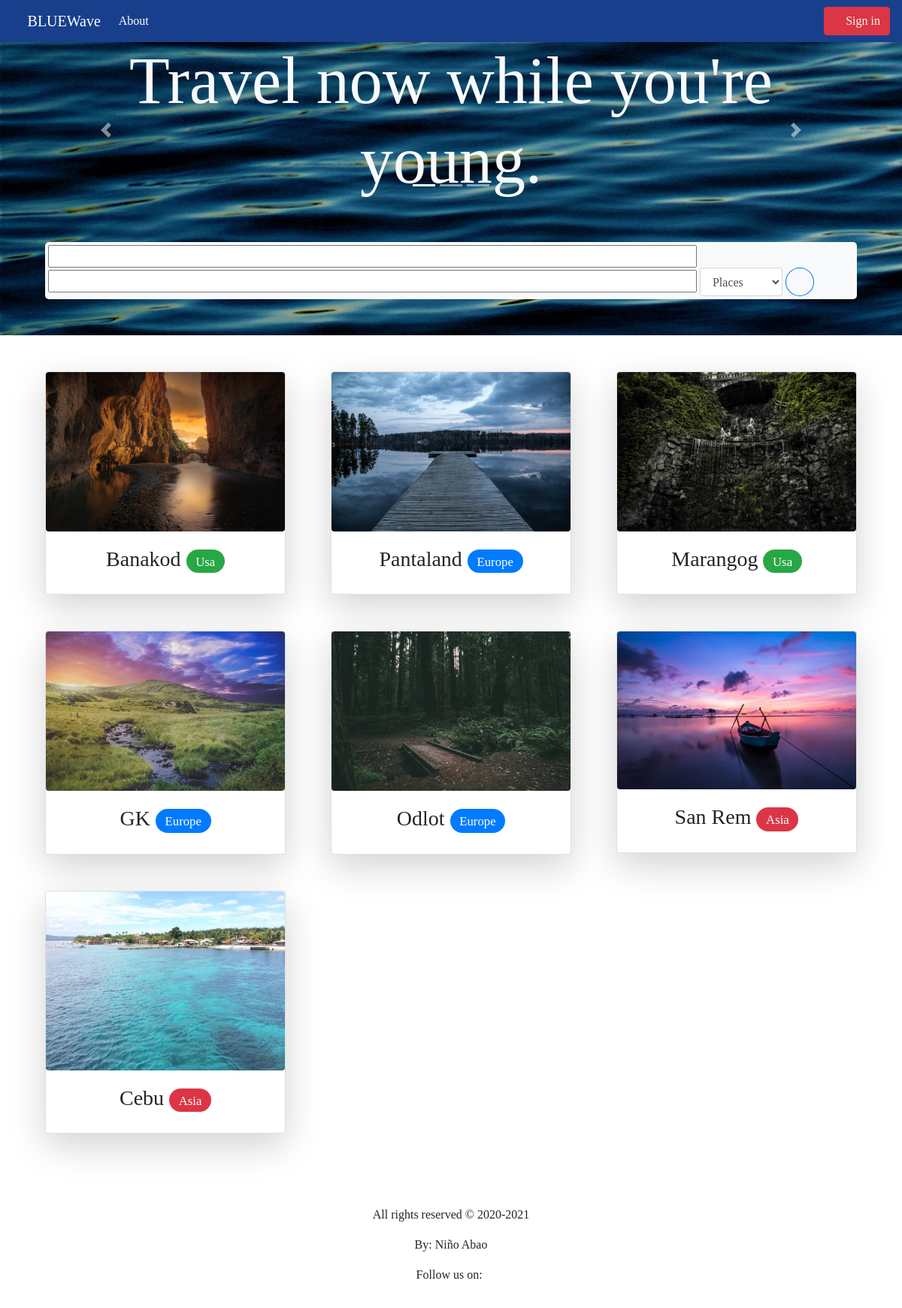
The page /search/ on the database as committed earlier.
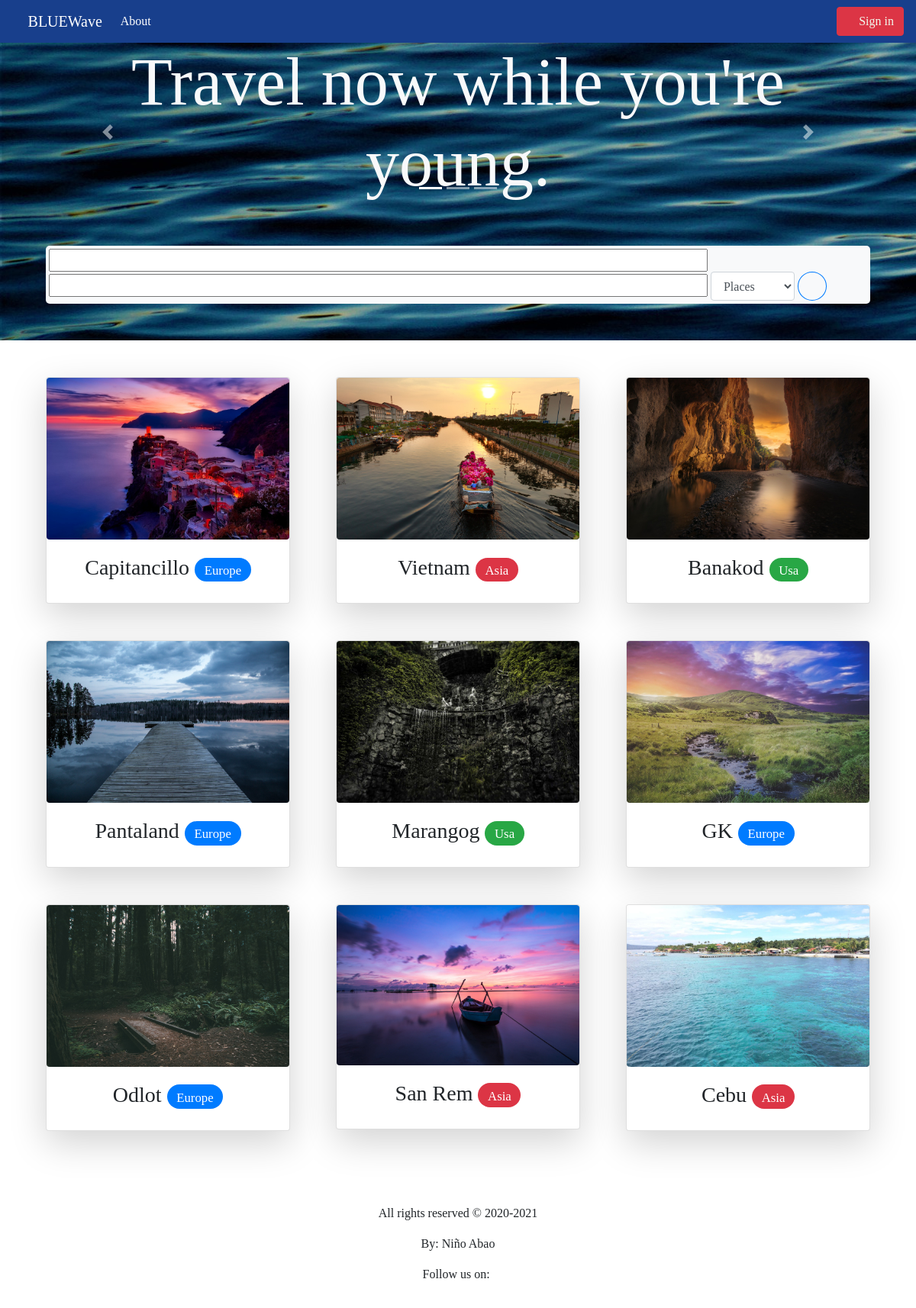
The same page on the database as committed later.
### travel/models.py (models this page shows, shortened)
class Place(models.Model):
	CATEGORY = (
	('Asia','Asia'),
	('Europe','Europe'),
	('Usa','Usa')
	)
	COLOR = (
	('Asia','danger'),
	('Europe','primary'),
	('Usa','success')
	)
	destination = models.CharField(max_length=100)
	continent = models.CharField(max_length=100, null=True, choices=CATEGORY)
	color = models.CharField(max_length=100, null=True, choices=COLOR)
	booking_price = models.DecimalField(default=10, decimal_places=2, max_digits=7)
	description = models.TextField(default="", null=True)
	img = models.ImageField(null=True, blank=True)
	date = models.DateTimeField(default=timezone.now)
	author = models.ForeignKey(User, on_delete=models.CASCADE)
	@property
	def imgURL(self):
		try:
			url = self.img.url
		except:
			url = ''
		return url

### travel/views.py (the view)
# urls.py: path('search/', SearchView.as_view(), name="travel-search"),
class SearchView(ListView):
	model = Place
	templat_name = "travel/place_list.html"
	extra_context = {'title':'Home'}
	context_object_name = "posts"
	ordering = ['-date']
	paginate_by = 6
	def get_context_data(self, **kwargs):
		context = super().get_context_data(**kwargs)
		context['filter'] = OrderFilter(self.request.GET, queryset=self.get_queryset())
		return context

### travel/templates/travel/place_list.html (shortened to what this page needs)
{% extends "travel/base.html" %}
{% load static %}
{% block content %}
        {% if user.is_authenticated %}
            <div class="d-lg-inline d-md-block my-2 my-lg-0">
              <span class="btn btn-outline-light mr-lg-2"><h5 class="d-inline"><i class="fa fa-user-circle"></i>{{ user.username }}</h5></span>
            </div>
            <div class="d-inline my-2 my-lg-0">
              <a class="btn btn-danger text-clr" href="{% url 'travel-sign-out' %}"><i class="fa fa-sign-out-alt"></i> Sign out</a>
          {% else %}
            <a class="btn btn-danger text-clr" href="{% url 'travel-sign-in' %}"><i class="fa fa-sign-in-alt"></i> Sign in</a>
          {% endif %}
      </div>
  </nav>
  <div class="showcase" style="margin-top: 55px !important; background-image: url('{% static 'travel/photos/dark-ripple.jpg' %}')">
    <div class="container">
      <div class="col-12 carousel slide" id="carouselIndicators" data-ride="carousel">
        <ol class="carousel-indicators">
          <li data-target="#carouselIndicators" data-slide-to="0" class="active"></li>
          <li data-target="#carouselIndicators" data-slide-to="1"></li>
          <li data-target="#carouselIndicators" data-slide-to="2"></li>
        </ol>
        <div class="carousel-inner">
          <div class="carousel-item active">
            <h2 class="text-center text-light display-2">Travel now while you're young.</h2>
          </div>
          <div class="container mt-3">
            <a class="carousel-control-prev mt-3" href="#carouselIndicators" role="button" data-slide="prev">
              <span class="carousel-control-prev-icon"></span>
            </a>
            <a class="carousel-control-next pt-3" href="#carouselIndicators" role="button" data-slide="next">
              <span class="carousel-control-next-icon"></span>
            </a>
          </div>
        </div>
      </div>
     <div class="col-12 search-box">
        <form class="form-inline" method="GET" action="{% url 'travel-search' %}">
          <div class="container bg-light mb-5 mt-5 p-1 search-box" >
            {{ filter.form }}
            <select type="backdrop" class="rounded form-control btt mr-auto" id="filter" onchange="selectFilterChange(this)">
              <option value="places" class="rounded">Places</option>
            </select>
            <button type="submit" class="btn btn-outline-primary btt"><i class="fa fa-search"></i></button>
          </div>
        </form>
      </div>
    </div>
  </div>
  <div class="container mt-5 mb-5 product">
    <div class="row text-center wow">
      {% for post in filter.qs %}
        <div class="col-lg-4 col-md-6 mb-5">
          <div class="container">
            <div class="card shadow-lg">
              <div class="view overlay">
                <a href="{% url 'destination-detail' post.id %}">
                  <img src="{{ post.imgURL }}" class="img-fluid rounded img-blr">
                </a>
              </div>
              <div class="card-body">
                <strong class="font-weight-bold"><h3>{{ post.destination }} <span class="badge badge-{{ post.get_color_display }} badge-pill text-center"><small>{{ post.get_continent_display }}</small></span></h3></strong>
              </div>
            </div>
          </div>
        </div>
      {% endfor %}
    </div>
  </div>
{% endblock content %}

Rows that differ between the two databases and show on the page:
added Place: imgURL (picture), destination "Capitancillo", continent "Europe"
added Place: imgURL (picture), destination "Vietnam", continent "Asia", color "Asia" (drawn)
changed Place "Marangog": imgURL: a different picture
changed Place "Cebu": imgURL: a different picture
